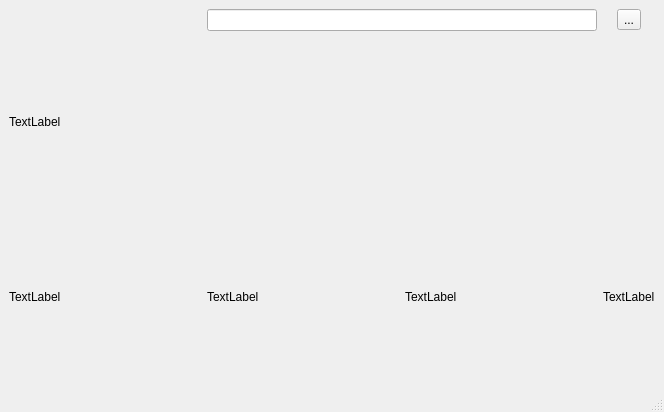
<?xml version="1.0" encoding="UTF-8"?>
<ui version="4.0">
 <class>MainWindow</class>
 <widget class="QMainWindow" name="MainWindow">
  <property name="geometry">
   <rect>
    <x>0</x>
    <y>0</y>
    <width>664</width>
    <height>412</height>
   </rect>
  </property>
  <property name="windowTitle">
   <string>MainWindow</string>
  </property>
  <widget class="QWidget" name="centralwidget">
   <layout class="QGridLayout" name="gridLayout_2">
    <item row="0" column="0">
     <layout class="QGridLayout" name="gridLayout">
      <item row="2" column="0">
       <widget class="QLabel" name="l_film1">
        <property name="text">
         <string>TextLabel</string>
        </property>
       </widget>
      </item>
      <item row="2" column="2">
       <widget class="QLabel" name="l_film3">
        <property name="text">
         <string>TextLabel</string>
        </property>
       </widget>
      </item>
      <item row="2" column="1">
       <widget class="QLabel" name="l_film2">
        <property name="text">
         <string>TextLabel</string>
        </property>
       </widget>
      </item>
      <item row="2" column="3">
       <widget class="QLabel" name="l_film4">
        <property name="text">
         <string>TextLabel</string>
        </property>
       </widget>
      </item>
      <item row="0" column="1" colspan="2">
       <widget class="QLineEdit" name="le_find"/>
      </item>
      <item row="1" column="0" colspan="4">
       <widget class="QLabel" name="l_mainFilm">
        <property name="text">
         <string>TextLabel</string>
        </property>
       </widget>
      </item>
      <item row="0" column="3">
       <layout class="QHBoxLayout" name="horizontalLayout">
        <item>
         <widget class="QToolButton" name="toolButton">
          <property name="text">
           <string>...</string>
          </property>
         </widget>
        </item>
       </layout>
      </item>
     </layout>
    </item>
   </layout>
  </widget>
  <widget class="QMenuBar" name="menubar">
   <property name="geometry">
    <rect>
     <x>0</x>
     <y>0</y>
     <width>664</width>
     <height>16</height>
    </rect>
   </property>
  </widget>
  <widget class="QStatusBar" name="statusbar"/>
 </widget>
 <resources/>
 <connections/>
</ui>
